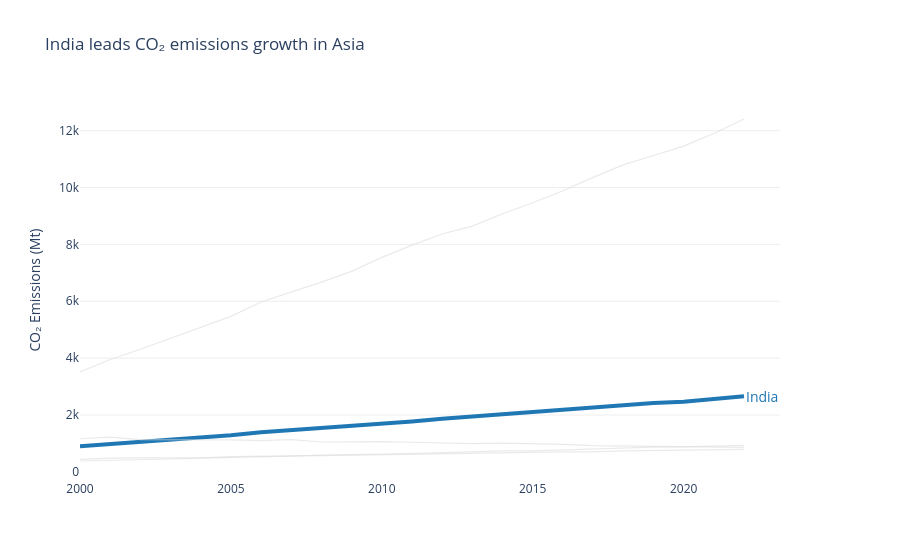

The notebook cell this image was saved under:
### Markdown cell above
---
## Task 1 — Multi-Series Line Chart with Highlight

**What to build:** A line chart showing CO2 emissions over time for **all Asian countries** in the dataset, with one country highlighted.

**Requirements:**
- All countries shown (for context), but only **one highlighted in colour** — your choice which
- All other lines in grey (#DDDDDD), thinner
- Highlighted country **labelled directly** at the end of its line (not in a legend)
- Insight title that names the highlighted country and its story

> 💡 `df[df['Region'] == 'Asia']` to filter; use `go.Figure()` with a loop for per-country control

### Code cell
# Task 1 — Multi-series line with highlight
# YOUR CODE HERE
# Task 1 — Multi-series line chart with highlight

asia_df = df[df['Region'] == 'Asia']
countries = asia_df['Country'].unique()

highlight_country = "India"   # You can change this (China, Japan, etc.)

fig1 = go.Figure()

for country in countries:
    country_data = asia_df[asia_df['Country'] == country]

    if country == highlight_country:
        line_color = "#1f77b4"   # blue highlight
        line_width = 4
        opacity = 1
    else:
        line_color = "#DDDDDD"   # grey lines
        line_width = 1.2
        opacity = 0.6

    fig1.add_trace(go.Scatter(
        x=country_data['Year'],
        y=country_data['CO2_Mt'],
        mode='lines',
        line=dict(color=line_color, width=line_width),
        opacity=opacity,
        showlegend=False
    ))

# Label the highlighted country at the end
last_point = asia_df[(asia_df['Country'] == highlight_country) & (asia_df['Year'] == 2022)]

fig1.add_annotation(
    x=2022,
    y=last_point['CO2_Mt'].values[0],
    text=highlight_country,
    showarrow=False,
    xanchor='left',
    font=dict(size=14, color="#1f77b4")
)

fig1.update_layout(
    title=f"{highlight_country} leads CO₂ emissions growth in Asia",
    plot_bgcolor='white',
    xaxis=dict(showgrid=False),
    yaxis=dict(title="CO₂ Emissions (Mt)", gridcolor="#EEEEEE"),
    margin=dict(r=120)
)

fig1.show()

### Figure 1 — Plotly figure (JSON) as saved in the notebook; plotly's stock layout.template omitted (floating-point values rounded to 4 significant figures)
{"data": [{"line": {"color": "#DDDDDD", "width": 1.2}, "mode": "lines", "opacity": 0.6, "showlegend": false, "type": "scatter", "x": [2000, 2001, 2002, 2003, 2004, 2005, 2006, 2007, 2008, 2009, 2010, 2011, 2012, 2013, 2014, 2015, 2016, 2017, 2018, 2019, 2020, 2021, 2022], "y": [3514.0, 3952.0, 4312.0, 4692.0, 5079.0, 5468.0, 5974.0, 6323.0, 6673.0, 7053.0, 7543.0, 7972.0, 8365.0, 8641.0, 9078.0, 9466.0, 9887.0, 10360.0, 10790.0, 11130.0, 11450.0, 11900.0, 12410.0]}, {"line": {"color": "#1f77b4", "width": 4}, "mode": "lines", "opacity": 1, "showlegend": false, "type": "scatter", "x": [2000, 2001, 2002, 2003, 2004, 2005, 2006, 2007, 2008, 2009, 2010, 2011, 2012, 2013, 2014, 2015, 2016, 2017, 2018, 2019, 2020, 2021, 2022], "y": [901.6, 974.6, 1056.0, 1146.0, 1205.0, 1291.0, 1396.0, 1466.0, 1542.0, 1637.0, 1687.0, 1774.0, 1865.0, 1945.0, 1994.0, 2092.0, 2177.0, 2267.0, 2345.0, 2419.0, 2466.0, 2580.0, 2661.0]}, {"line": {"color": "#DDDDDD", "width": 1.2}, "mode": "lines", "opacity": 0.6, "showlegend": false, "type": "scatter", "x": [2000, 2001, 2002, 2003, 2004, 2005, 2006, 2007, 2008, 2009, 2010, 2011, 2012, 2013, 2014, 2015, 2016, 2017, 2018, 2019, 2020, 2021, 2022], "y": [1166.0, 1220.0, 1136.0, 1131.0, 1151.0, 1127.0, 1101.0, 1133.0, 1050.0, 1061.0, 1064.0, 1042.0, 1005.0, 990.9, 1010.0, 996.6, 967.4, 925.1, 916.6, 914.5, 902.8, 898.1, 865.1]}, {"line": {"color": "#DDDDDD", "width": 1.2}, "mode": "lines", "opacity": 0.6, "showlegend": false, "type": "scatter", "x": [2000, 2001, 2002, 2003, 2004, 2005, 2006, 2007, 2008, 2009, 2010, 2011, 2012, 2013, 2014, 2015, 2016, 2017, 2018, 2019, 2020, 2021, 2022], "y": [438.1, 481.5, 490.6, 490.8, 494.6, 537.2, 539.0, 566.1, 570.0, 585.4, 595.9, 620.6, 631.1, 649.6, 646.2, 686.5, 704.0, 706.0, 738.5, 750.8, 755.8, 777.3, 789.5]}, {"line": {"color": "#DDDDDD", "width": 1.2}, "mode": "lines", "opacity": 0.6, "showlegend": false, "type": "scatter", "x": [2000, 2001, 2002, 2003, 2004, 2005, 2006, 2007, 2008, 2009, 2010, 2011, 2012, 2013, 2014, 2015, 2016, 2017, 2018, 2019, 2020, 2021, 2022], "y": [382.8, 400.4, 430.7, 453.8, 482.6, 501.9, 533.0, 551.8, 586.6, 602.5, 614.5, 647.3, 680.1, 717.7, 736.3, 738.2, 768.8, 813.7, 834.8, 872.3, 876.5, 898.5, 930.5]}], "layout": {"annotations": [{"font": {"color": "#1f77b4", "size": 14}, "showarrow": false, "text": "India", "x": 2022, "xanchor": "left", "y": 2661.0}], "margin": {"r": 120}, "plot_bgcolor": "white", "title": {"text": "India leads CO₂ emissions growth in Asia"}, "xaxis": {"showgrid": false}, "yaxis": {"gridcolor": "#EEEEEE", "title": {"text": "CO₂ Emissions (Mt)"}}}}
